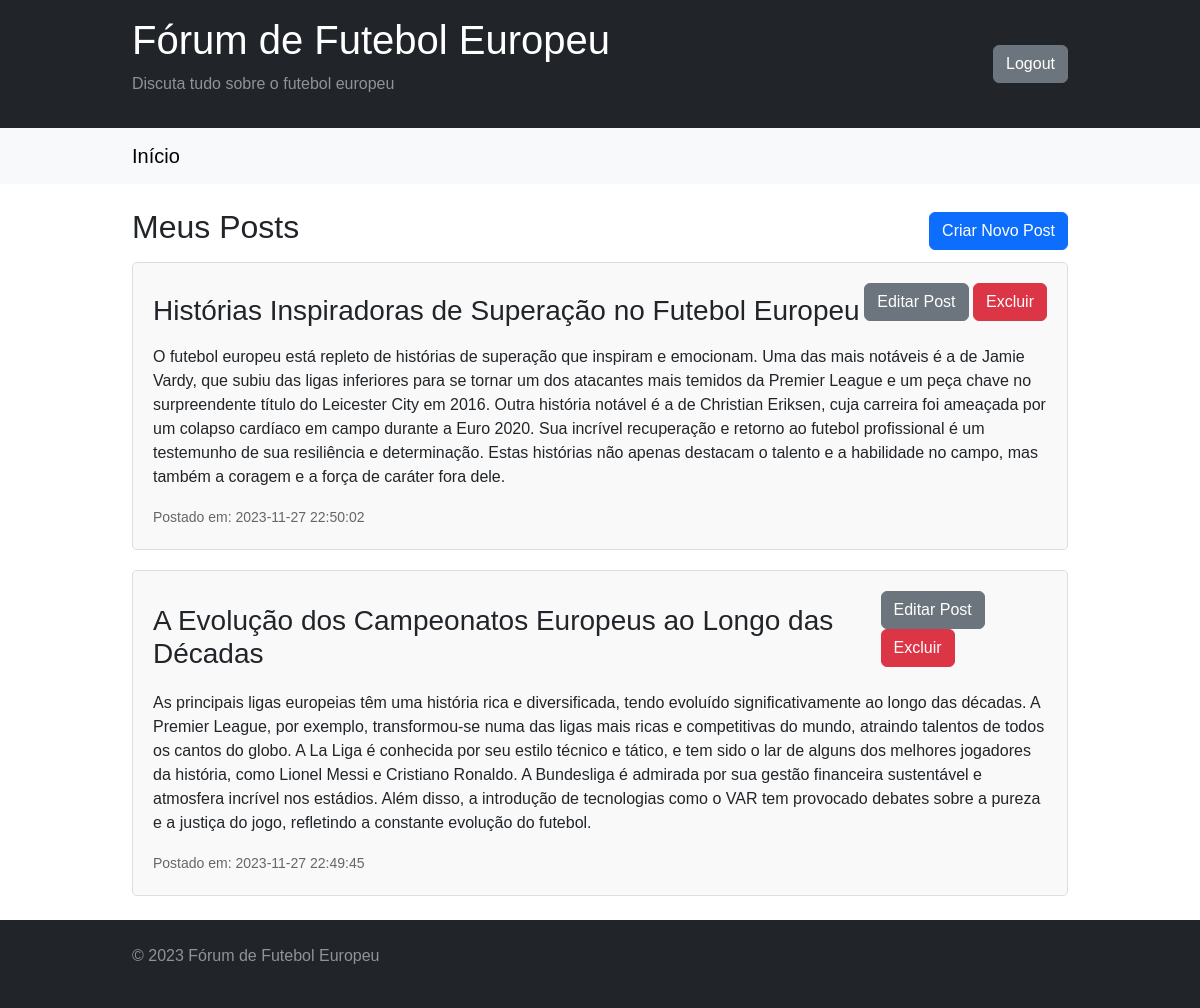
The app's page /pages/view_posts.php (signed in) with its own data.
### tables this page shows
CREATE TABLE `Posts` (
  `post_id` int(11) NOT NULL,
  `usuario_id` int(11) DEFAULT NULL,
  `titulo` varchar(100) DEFAULT NULL,
  `conteudo` text DEFAULT NULL,
  `data_postagem` timestamp NULL DEFAULT NULL
);

### models/Post.php (called while the page is built, shortened)
<?php
class Post
{
  private $conn;
  public function __construct($conn)
  {
    $this->conn = $conn;
  }
  public function getByUserId($usuarioId)
  {
    $stmt = $this->conn->prepare("SELECT * FROM Posts WHERE usuario_id = ? ORDER BY data_postagem DESC");
    $stmt->bind_param("i", $usuarioId);
    $stmt->execute();
    return $stmt->get_result()->fetch_all(MYSQLI_ASSOC);
  }
}

### pages/view_posts.php (the view, shortened to what this page needs)
<?php
include '../config/database.php';
include '../models/Post.php';
$conn = new mysqli($servername, $username, $password, $dbname);
$postModel = new Post($conn);
$usuarioId = $_SESSION['usuario_id'];
$posts = $postModel->getByUserId($usuarioId);
?>
<?php include '../components/header.php'; ?>
<link rel="stylesheet" href="../assets/css/style.css">
<?php include '../components/navbar.php'; ?>
<main class="container mt-4 mb-4">
  <div class="header-posts mb-2">
    <h2>Meus Posts</h2>
    <a href="create_post.php" class="btn btn-primary">Criar Novo Post</a>
  </div>
  <?php foreach ($posts as $post) : ?>
    <div class="post">
      <div class="header-card">
        <h3><?php echo htmlspecialchars($post['titulo']); ?></h3>
        <div class="mb-4">
          <a href="edit_post.php?post_id=<?php echo $post['post_id']; ?>" class="btn btn-secondary">Editar Post</a>
          <button type="button" class="btn btn-danger" data-bs-toggle="modal" data-bs-target="#confirmDeleteModal" data-post-id="<?php echo $post['post_id']; ?>">
            Excluir
          </button>
        </div>
      </div>
      <p class="text-justify"><?php echo htmlspecialchars($post['conteudo']); ?></p>
      <small>Postado em: <?php echo $post['data_postagem']; ?></small>
    </div>
  <?php endforeach; ?>
</main>
<?php include '../components/footer.php'; ?>

### assets/css/style.css (style rules this page uses)
body { font-family: Arial, sans-serif; }
.container { width: 80%; margin: 0 auto; }
.post { background-color: #f9f9f9; border: 1px solid #ddd; padding: 20px; margin-bottom: 20px; border-radius: 5px; }
.post h3 { margin-top: 0; }
.post small { color: #666; }
.header-posts { display: flex; justify-content: space-between; align-items: center; }
.header-card { display: flex; justify-content: space-between; align-items: center; }

### records on screen
posts: titulo "Histórias Inspiradoras de Superação no Futebol Europeu", conteudo "O futebol europeu está repleto de histórias de superação que inspiram e emocionam. Uma das mais notáveis é a de Jamie Vardy, que subiu das ligas inferiores para se tornar um dos atacantes mais temidos da Premier League e um peça chave no surpreendente título do Leicester City em 2016. Outra história notável é a de Christian Eriksen, cuja carreira foi ameaçada por um colapso cardíaco em campo durante a Euro 2020. Sua incrível recuperação e retorno ao futebol profissional é um testemunho de sua resiliência e determinação. Estas histórias não apenas destacam o talento e a habilidade no campo, mas também a coragem e a força de caráter fora dele.", data_postagem "2023-11-27 22:50:02"
posts: titulo "A Evolução dos Campeonatos Europeus ao Longo das Décadas", conteudo "As principais ligas europeias têm uma história rica e diversificada, tendo evoluído significativamente ao longo das décadas. A Premier League, por exemplo, transformou-se numa das ligas mais ricas e competitivas do mundo, atraindo talentos de todos os cantos do globo. A La Liga é conhecida por seu estilo técnico e tático, e tem sido o lar de alguns dos melhores jogadores da história, como Lionel Messi e Cristiano Ronaldo. A Bundesliga é admirada por sua gestão financeira sustentável e atmosfera incrível nos estádios. Além disso, a introdução de tecnologias como o VAR tem provocado debates sobre a pureza e a justiça do jogo, refletindo a constante evolução do futebol.", data_postagem "2023-11-27 22:49:45"
